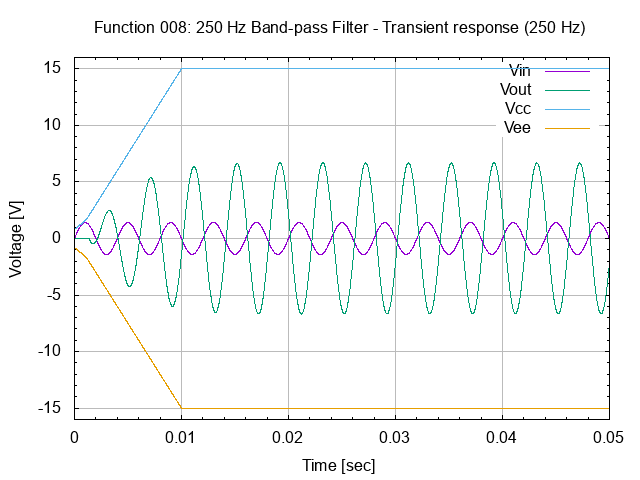

This chart was generated by the following gnuplot code:
# set terminal
set term png

#set graph
set output "26.008.00.01.01.01.png"
set title "Function 008: 250 Hz Band-pass Filter - Transient response (250 Hz)"

# setup Y-axis
set yrange [-16:16]
set grid ytics lt 1 lw 1 lc rgb "#bbbbbb"
set mytics
set ylabel "Voltage [V]"

# setup X-axis
set grid xtics lt 1 lw 1 lc rgb "#bbbbbb"
set mxtics
set xlabel "Time [sec]"

# setup plot style
set style data lines
plot '26.008.00.01.01.dat' using 1:2 title "Vin", \
     '26.008.00.01.01.dat' using 1:3 title "Vout", \
     '26.008.00.01.01.dat' using 1:4 title "Vcc", \
     '26.008.00.01.01.dat' using 1:5 title "Vee"

# set output back to default
set output

# reset terminal type
set terminal pop
